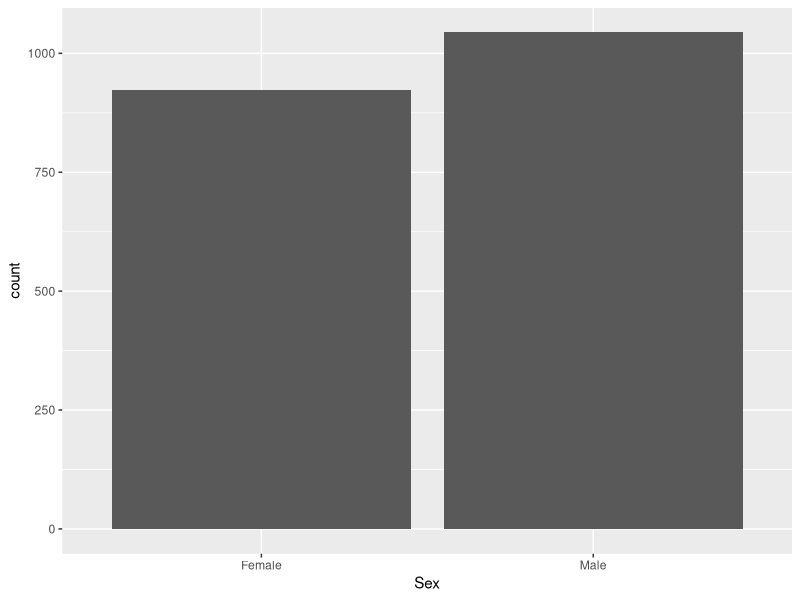
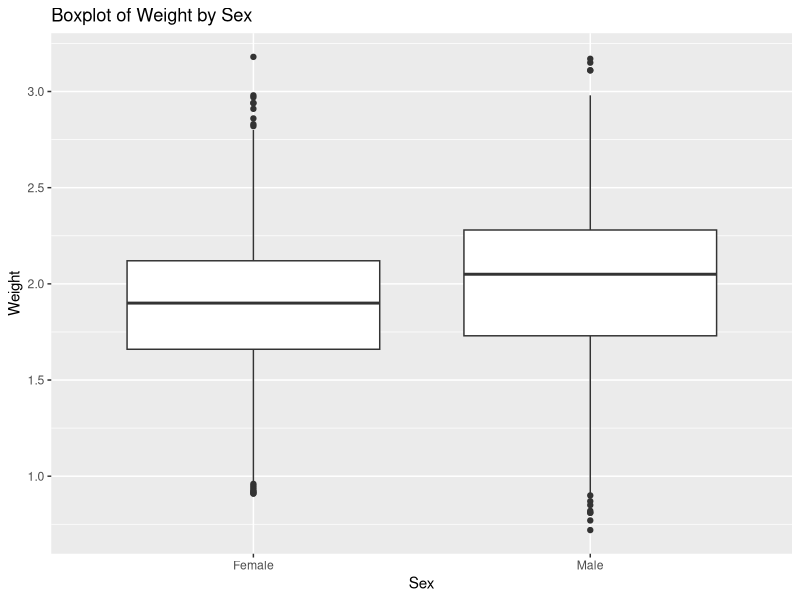
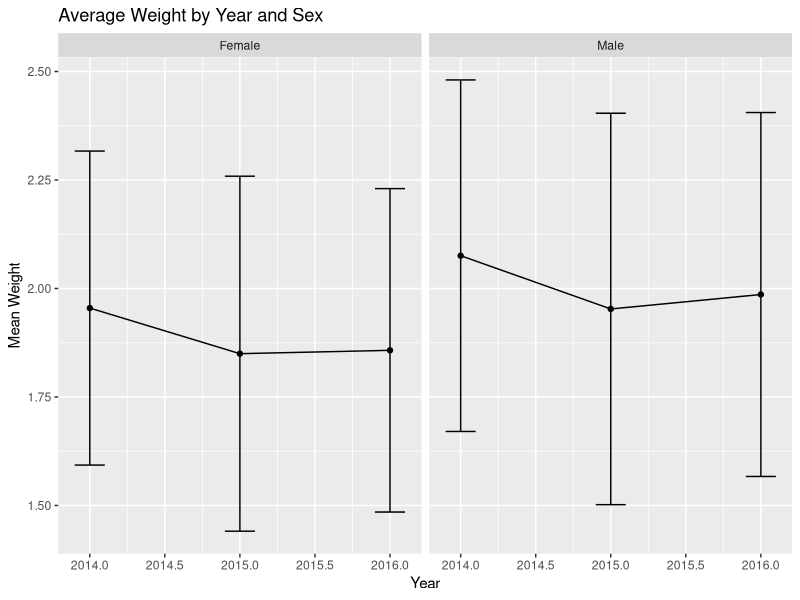
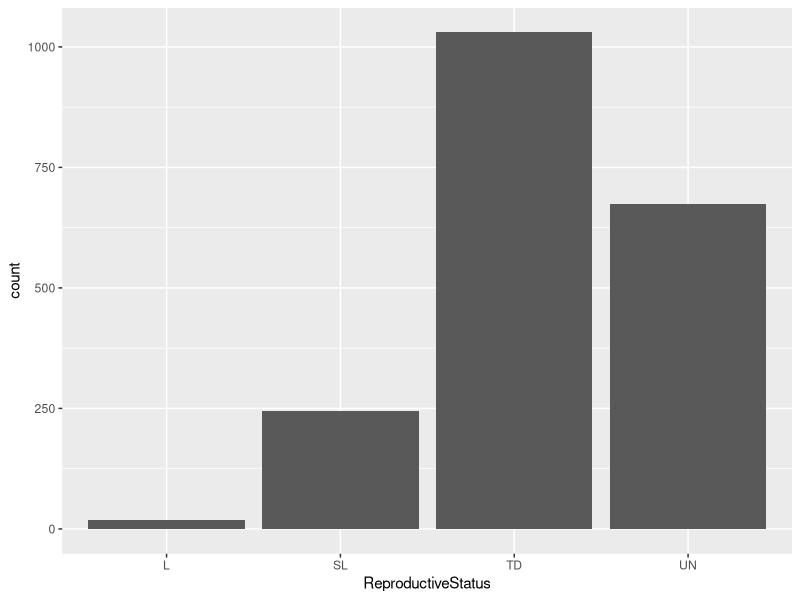
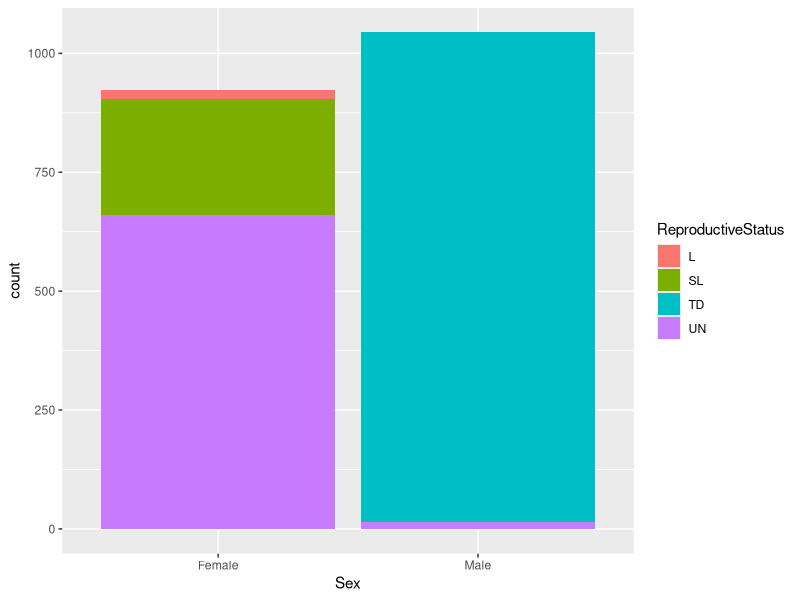

Generate these figures, in order, with R:
## ---- chunk 1
library(tidyverse)
## ---- chunk 2
df <- cidf <- read_csv("data_for_csuci_datathon_2014_2016.csv") # Loads the Data Set into the objects df and cidf
## ---- chunk 3
df <- df |> mutate( # Will change the variables in the df data set
    Vaccinations = case_when(is.na(Vaccinations) ~ "NV", .default = Vaccinations), # Reclassifies Missing Data in Vaccination as "N" per code book.
    ReproductiveStatus = case_when(is.na(ReproductiveStatus) ~ "UN", .default = ReproductiveStatus), # Reclassifies Missing Data in Vaccination as "N" per code book.
    BodyCondition = case_when( # Begins to modify BodyCondition
        as.character(BodyCondition) == "1" ~ "emaciated", # Changes 1 to emaciated
        as.character(BodyCondition) == "2" ~ "thin", # Changes 2 to thin
        as.character(BodyCondition) == "3" ~ "healthy wild", # Changes 3 to healthy wild 
        as.character(BodyCondition) == "4" ~ "extra fat reserves", # Changes 4 to Extra Fat Reserve
        as.character(BodyCondition) == "5" ~ "extreme fat reserves" # Changes 5 to Extreme Fat Reserves
        )
    )
## ---- chunk 4
summary(df)
## ---- chunk 5
df <- drop_na(df, AgeClass, Weight, BodyCondition) # Removes the missing values (NA) using the variables AgeClass, Weight, and BodyCondition
## ---- chunk 6
mean_weight<-mean(df$Weight)
sd_weight<-sd(df$Weight)
mean_weight
sd_weight #printing the values
## ---- chunk 7
count_df <- table(df$Sex) # Using the 'Sex' variable from the `df` data set, we count the frequencies of each category with the table function and storing it in rs_df.
count_df # Printing out the contents of "rs_df"
## ---- chunk 8
prop.table(count_df) # Computing the Proportions of "rs_df"
## ---- chunk 9
ggplot(df) + # Setting up the data to create a plot.
  geom_bar(aes(Sex)) # Creating a bar chart based on the variable "ReproductiveStatus"
## ---- chunk 10
ggplot(df, aes(x = Sex, y = Weight)) +
  geom_boxplot() +
  labs(
    title = "Boxplot of Weight by Sex",
    x = "Sex",
    y = "Weight"
  )
## ---- chunk 11
weight_summary <- df %>%
  group_by(Sex) %>%
  summarise(
    mean_weight = mean(Weight),
    sd_weight = sd(Weight),
    .groups = "drop"
  )
weight_summary

## ---- chunk 12
weight_summary_yearly <- df %>%
  group_by(Sex, SamplingYear) %>%
  summarise(
    mean_weight = mean(Weight, na.rm = TRUE),
    sd_weight = sd(Weight, na.rm = TRUE),
    .groups = "drop"
  ) #group the data by Sex and Year and calculate mean and standard deviation of weight
weight_summary_yearly
## ---- chunk 13
ggplot(weight_summary_yearly, aes(x = SamplingYear, y = mean_weight)) +
  geom_line() +
  geom_point() +
  geom_errorbar(aes(ymin = mean_weight - sd_weight,
                    ymax = mean_weight + sd_weight), width = 0.2) +
  facet_wrap(~ Sex) +
  labs(
    title = "Average Weight by Year and Sex",
    y = "Mean Weight",
    x = "Year"
  )
## ---- chunk 14
#Santa Rosa Fox population 

SR_df<-filter(df,Island=="SRI")

#San Miguel Fox population
SM_df<-filter(df,Island=="SMI")

## ---- chunk 15
rs_df <- table(df$ReproductiveStatus) # Using the 'ReproductiveStatus' variable from the `df` data set, we count the frequencies of each category with the table function and storing it in rs_df.
rs_df # Printing out the contents of "rs_df"
## ---- chunk 16
prop.table(rs_df) # Computing the Proportions of "rs_df"
## ---- chunk 17
ggplot(df) + # Setting up the data to create a plot.
  geom_bar(aes(ReproductiveStatus)) # Creating a bar chart based on the variable "ReproductiveStatus"
## ---- chunk 18
xy_df <- table(df$ReproductiveStatus, df$Sex)
# Use the variables "ReproductiveStatus" and "Sex" from the "df" data set
# Use the table function to compute the crosstabs
# Store the results in the xy_df object

xy_df # Print results out
## ---- chunk 19
prop.table(xy_df)
## ---- chunk 20
ggplot(df) +
  geom_bar(aes(Sex, fill = ReproductiveStatus))
